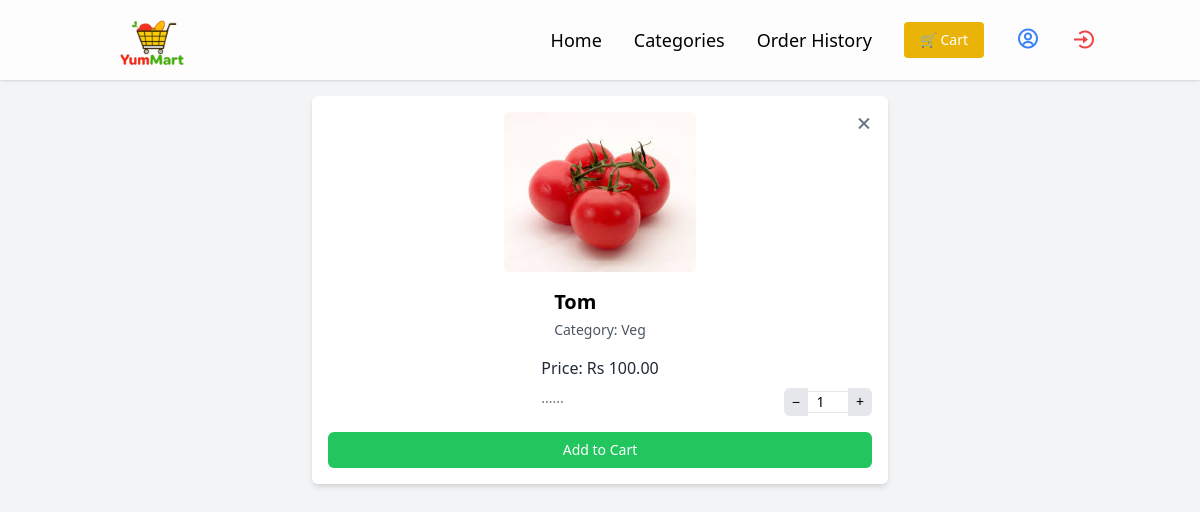
/product/3/, run on an earlier commit of the app's database.
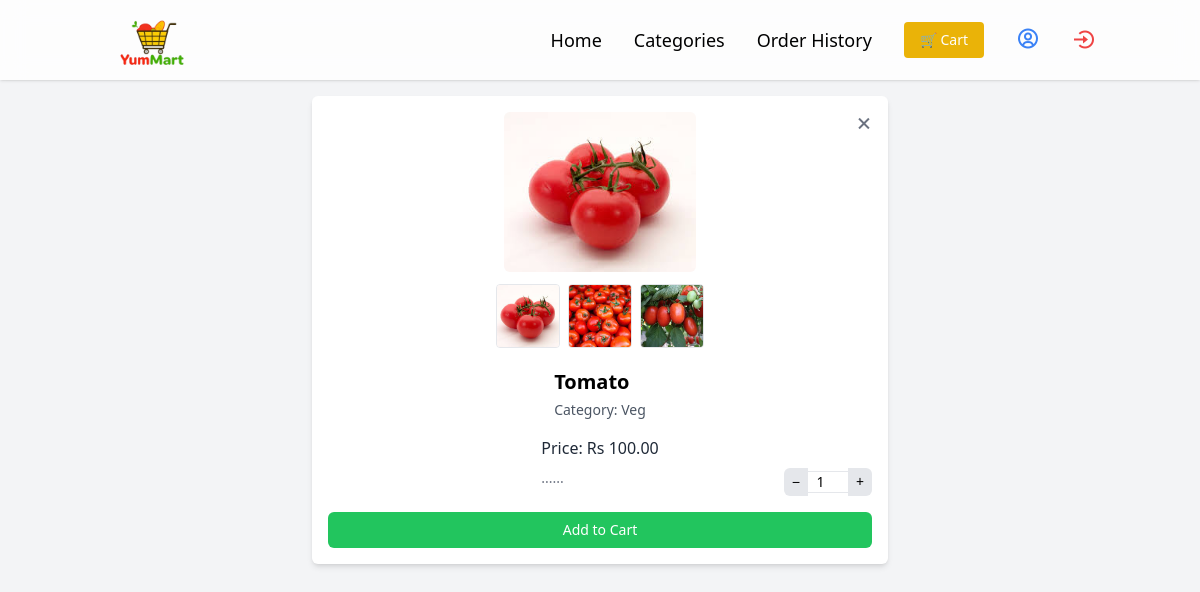
And on a later commit of the database.
### store/models.py (models this page shows, shortened)
class Product(models.Model):
    category = models.ForeignKey(Category, on_delete=models.CASCADE)
    name = models.CharField(max_length=255)
    slug = models.SlugField(max_length=255, unique=True)
    description = models.TextField(blank=True)
    price = models.DecimalField(max_digits=10, decimal_places=2)
    image = models.ImageField(upload_to='products/')
    created_at = models.DateTimeField(auto_now_add=True)

class Category(models.Model):
    name = models.CharField(max_length=255, unique=True)
    slug = models.SlugField(max_length=255, unique=True)

class ProductImage(models.Model):
    product = models.ForeignKey(Product, on_delete=models.CASCADE, related_name='images')
    image = models.ImageField(upload_to='product_gallery/')

### store/views.py (the view)
# urls.py: path('product/<int:product_id>/', product_detail, name='product_detail'),
def product_detail(request, product_id):
    product = get_object_or_404(Product, id=product_id)
    return render(request, 'store/product_detail.html', {'product': product})

### store/templates/store/product_detail.html (shortened to what this page needs)
{% extends 'store/base.html' %}
{% block content %}
<link href="https://cdnjs.cloudflare.com/ajax/libs/lightbox2/2.11.4/css/lightbox.min.css" rel="stylesheet" />
<div class="bg-white p-4 rounded-md shadow-md max-w-xl mx-auto container relative">
    <span class="absolute right-0 top-0 p-3">
        <a href="{% url 'home' %}" class="text-gray-500 hover:text-gray-700">
            <i class='bx bx-x text-2xl'></i>
        </a>
    </span>
    <div class="w-full h-40 flex justify-center relative group">
        <a href="{{ product.image.url }}" data-lightbox="product-gallery">
            <img id="mainImage" src="{{ product.image.url }}" alt="{{ product.name }}"
                class="h-full object-contain rounded-md transition-transform duration-300 ease-in-out group-hover:scale-105 cursor-zoom-in" />
        </a>
    </div>
    {% if product.images.all %}
    <div class="mt-3 flex justify-center space-x-2 overflow-x-auto pb-1">
        <a data-lightbox="product-gallery">
            <img src="{{ product.image.url }}" class="w-16 h-16 object-cover rounded border cursor-pointer"
                onclick="switchImage('{{ product.image.url }}')" alt="Main Image">
        </a>
        {% for img in product.images.all %}
        <a data-lightbox="product-gallery">
            <img src="{{ img.image.url }}" class="w-16 h-16 object-cover rounded border cursor-pointer"
                onclick="switchImage('{{ img.image.url }}')" alt="More {{ product.name }}">
        </a>
        {% endfor %}
    </div>
    {% endif %}
    <div class="flex flex-col justify-between items-center">
        <div>
            <h2 class="text-xl font-semibold mt-4">{{ product.name }}</h2>
            <p class="text-gray-600 text-sm mt-1">Category: {{ product.category.name }}</p>
        </div>
        <div>
            <p class="text-gray-800 text-center font-medium mt-4">Price: Rs {{ product.price }}</p>
            <p class="text-gray-500 text-sm mt-2">{{ product.description }}</p>
        </div>
    </div>
    <form action="{% url 'add_to_cart' product.id %}" method="POST" class="mt-3 relative">
        <div class="flex items-center absolute -top-8 right-0">
            <button type="button" onclick="changeQuantity(-1)"
                class="bg-gray-200 px-2 py-1 rounded-l-md text-sm">−</button>
            <input type="number" name="quantity" id="quantity" value="1" min="1"
                class="w-10 text-center border-t border-b text-sm">
            <button type="button" onclick="changeQuantity(1)"
                class="bg-gray-200 px-2 py-1 rounded-r-md text-sm">+</button>
        </div>
        <button type="submit" class="bg-green-500 text-white px-4 py-2 mt-3 rounded-md w-full text-sm">Add to Cart</button>
    </form>
</div>
{% endblock %}

What changed in the data, as far as the page shows it:
changed Product "Veg": name "Tom" → "Tomato"
added ProductImage: image (picture)
added ProductImage: image (picture)
